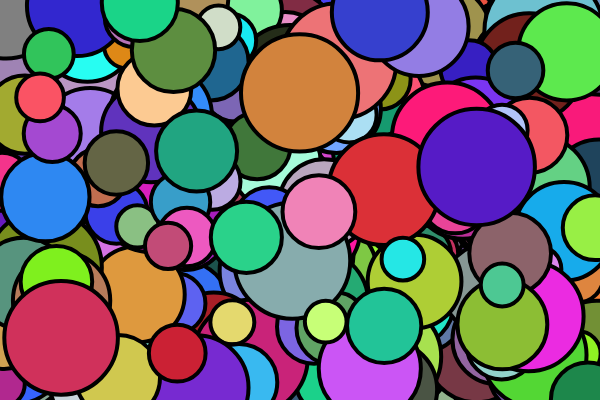
Frame 1 (no input)
Frame 60 (no input): identical to frame 1, image omitted
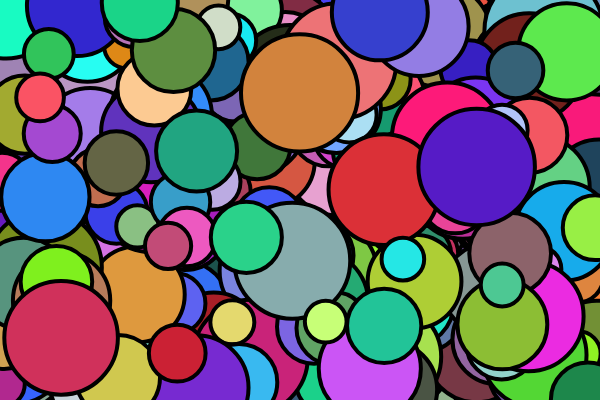
Frame 120 (the mouse pressed at the canvas centre since frame 60)

The p5.js sketch that drew these frames (run headless with seeded random() and noise() and a simulated clock; from frame 60 on, the mouse is pressed at the canvas centre):

// p5.js sketch
// ── sketch.js
//🍀
let bubbles = [];
let rand4;
let rand5;
let rand6;

function setup() {
  createCanvas(600, 400);
  for (let i = 0; i < 1000; i++) {
    let rand1 = random(width);
    let rand2 = random(height);
    let rand3 = random(20, 60);
    rand4 = random(20,255);
    rand5 = random(20,255);
    rand6 = random(20,255);
    let b = new Bubble(rand1, rand2, rand3, rand4,rand5,rand6);
    bubbles.push(b);
  }
}

function mousePressed() {
  for (var i = bubbles.length - 1; i >= 0; i--) {
    if (bubbles[i].mouseOver()) {
      bubbles.splice(i, 1);
    }
  }
}

function draw() {
  background(0);
  for (let i = 0; i < bubbles.length; i++) {
    //bubbles[i].move();
    bubbles[i].display();
  }
}

function Bubble(inX, inY, size,rand4,rand5,rand6) {
  this.x = inX;
  this.y = inY;
  this.r = size;
  strokeWeight(4);
  
  this.col = color(rand4,rand5,rand6);
  
  this.mouseOver = function () {
    return dist(this.x, this.y, mouseX, mouseY) < this.r;
  }
 
  this.display = function () {
    if (this.mouseOver()) {
      this.col = color(128,128,128);
    } else {
      this.col = color(rand4,rand5,rand6);
    }
    fill(this.col);
    ellipse(this.x, this.y, this.r * 2, this.r * 2);
  }


  
}
